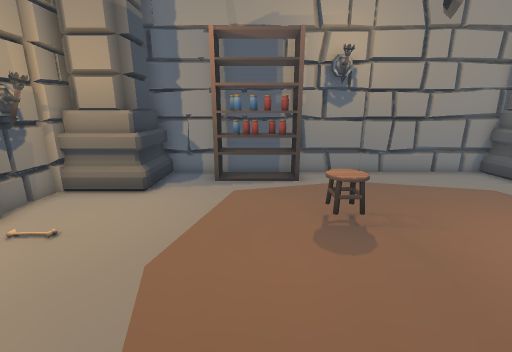
[1] (above)

16 first-person views from a walk through a Unity game level. The camera is 1.4 m above the floor, tilts 14° down and sees 90° across. The floor is counted in squares, 0.5 m on a side. Each view is taken from the middle of a square. On the plan, view 1 faces up. The plan holds only what a view shows up to about 19 squares ahead; the rest is blank. The place goes on beyond the plan. Door leaves are left out, so doorways stand open.

[2]
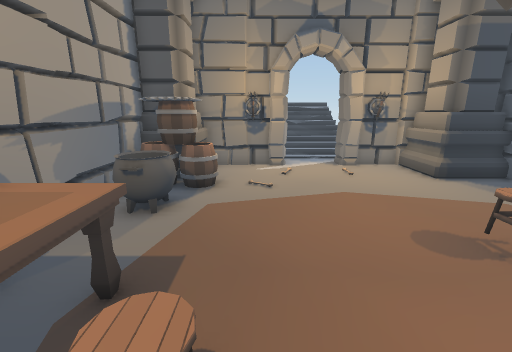

[3]
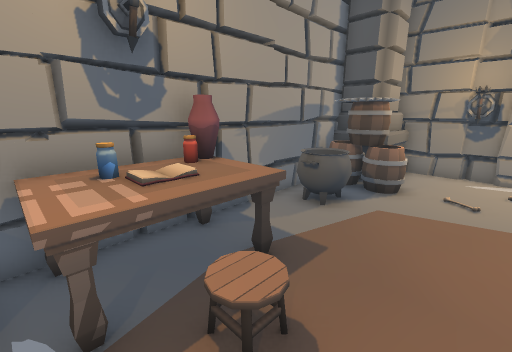

[4]
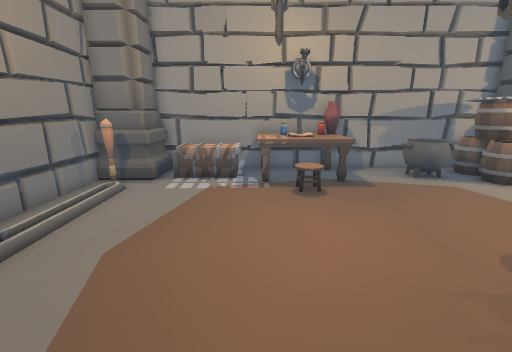

[5]
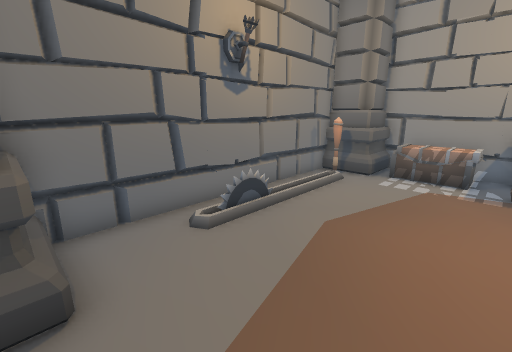

[6]
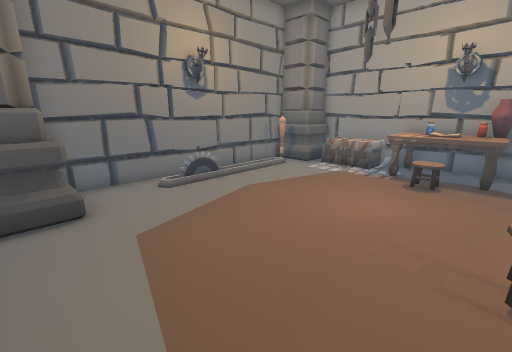

[7]
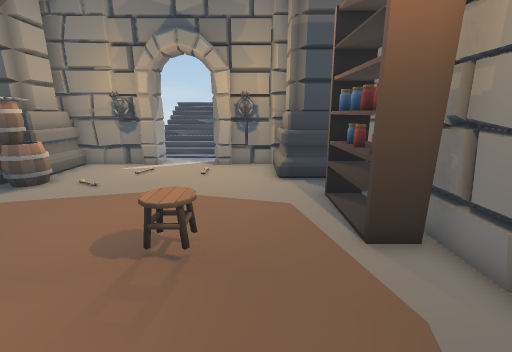

[8]
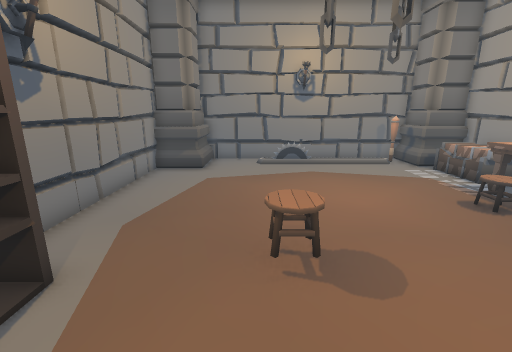

[9]
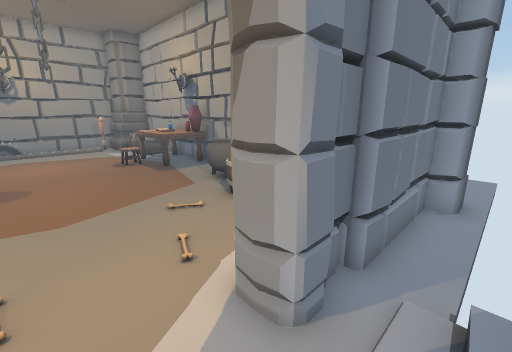

[10]
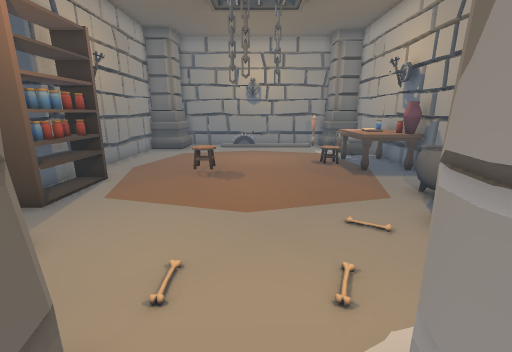

[11]
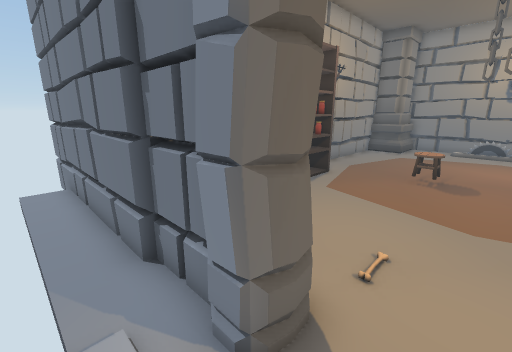

[12]
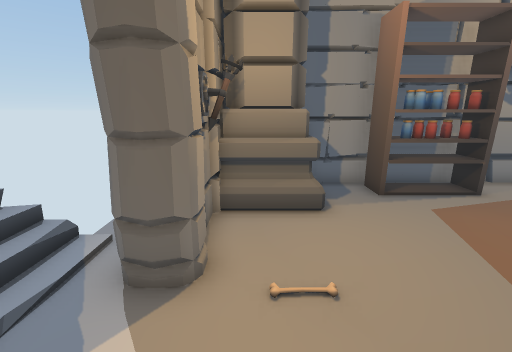

[13]
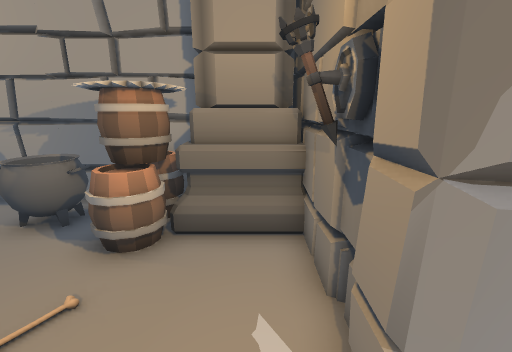

[14]
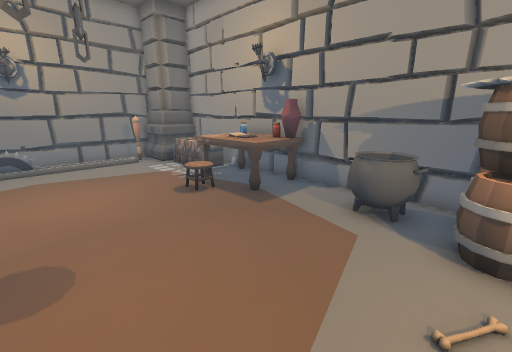

[15]
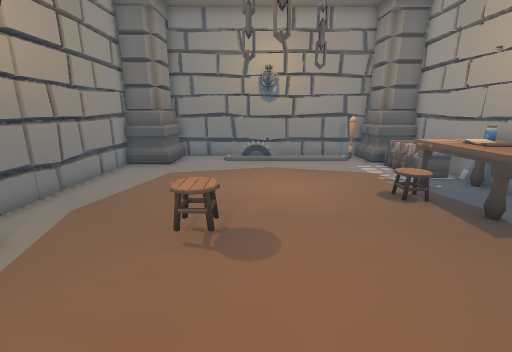

[16]
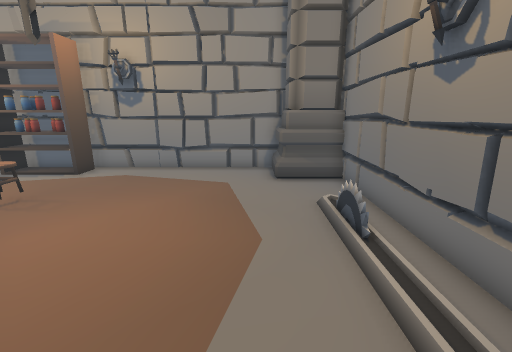

### Floor plan
Key: @ floor where view 1 was taken; # wall or solid block; . main floor; : floor 0.5 m higher than the main floor; / step, stairs or slope; D open door; O other object.
Columns run from 11 left of view 1 to 14 right of it. Each row starts with its distance up from view 1.
 16    #
 15   .#
 14   .#
 13   .#
 12   .#  O################O
 11   .#O OO.#OOO#........OO #
 10   .#OOOO..OOO.........OOO#
  9   .##OOO.....     .......#
  8   .##......       . .....#
  7 :/.##......  OO     .....#
  6 //.##.....   OO      ....#
  5 //.DD.....           ..O.#
  4 //.DD.....           ....#
  3 //.DD.....           ....#
  2 //.##......       . .....#
  1   .##......       . .....#
  0   .##......@        .....#
 -1    ##..OO.....OOOOO....OO#
 -2    #OOOOOOOO..OOOOOOOOOOO#
 -3    #O OOOOOO..OOOO.O  OO
 -4    #O O#################

Where each view was taken, in squares from view 1:
view 1: 0 up, 0 right, facing up
view 2: 1 up, 7 right, facing left
view 3: 2 up, 7 right, facing down-left
view 4: 9 up, 7 right, facing down
view 5: 10 up, 7 right, facing down-right
view 6: 11 up, 3 right, facing down-right
view 7: 8 up, 7 right, facing left
view 8: 7 up, 2 left, facing right
view 9: 5 up, 10 left, facing down-right
view 10: 4 up, 9 left, facing right
view 11: 4 up, 10 left, facing up-right
view 12: 2 up, 6 left, facing up
view 13: 4 up, 6 left, facing down
view 14: 5 up, 3 left, facing down-right
view 15: 5 up, 3 left, facing right
view 16: 1 down, 10 right, facing up
